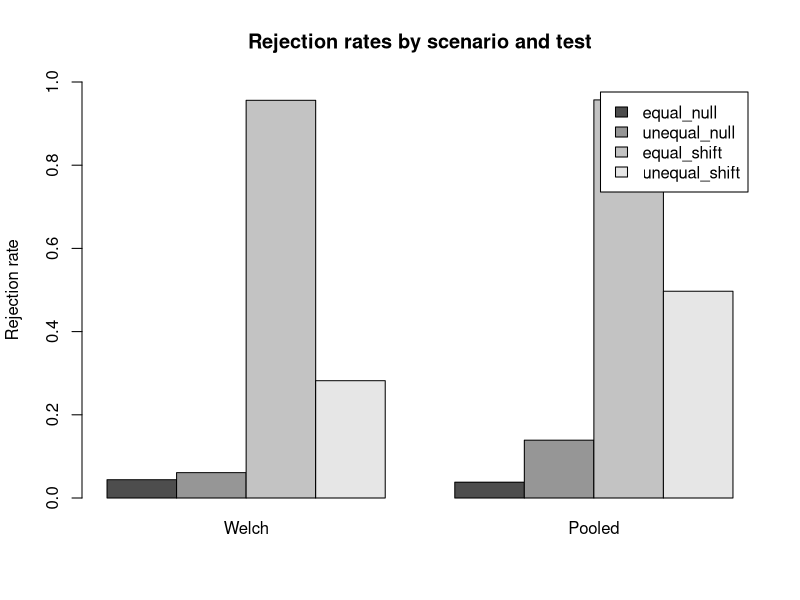

Recreate this plot in R.
# Homework 2

library(dplyr)
library(tidyr)
library(tibble)
library(readr)
library(stringr)
library(forcats)
library(purrr)

# Problem 1: Clean, validate, and summarize

sales_raw <- tibble(
  sale_id = 1:8,
  customer_id = c("C1", "C2", "C1", "C3", "C2", "C4", "C5", "C2"),
  item_raw = c(" Pen", "PEN ", "Notebook", " pen ",
               "FOLDER", "Folder ", " ERASER ", "pen"),
  amount_raw = c("$10.00", "$20.00", NA, "$15.00",
                 "$30.00", "$25.00", NA, "$20.00"),
  discount_raw = c("0%", "10%", "5%", "0%", "20%", "10%", "0%", "0%"),
  code_raw = c("ST-101", "ON-102", "ST-103", "ON-104",
               "bad", "ST-106", "ON-107X", "on-108"),
  tags = c("gift;urgent", "online", "gift", "member",
           "online;member", "gift", "member", "gift;member")
)

# Problem 1A

sales_clean <- sales_raw %>%
  mutate(
    item_clean = item_raw %>%
      str_trim() %>%
      str_replace_all("\\s+", " ") %>%
      str_to_lower(),
    amount = parse_number(amount_raw),
    discount_rate = parse_number(discount_raw) / 100,
    net_amount = amount * (1 - discount_rate),
    size = case_when(
      is.na(net_amount) ~ "unrecorded",
      net_amount >= 20 ~ "large",
      TRUE ~ "small"
    )
  )

# Display requested columns.
print(sales_clean %>%
        select(sale_id, item_clean, amount, discount_rate, net_amount, size))

# Problem 1B

sales_codes <- sales_clean %>%
  mutate(
    code_clean = str_to_upper(str_trim(code_raw)),
    valid_code = str_detect(code_clean, "^(ST|ON)-[0-9]{3}$")
  )

invalid_codes <- sales_codes %>%
  filter(!valid_code) %>%
  select(sale_id, code_raw, code_clean)

print(invalid_codes)

valid_code_parts <- sales_codes %>%
  filter(valid_code) %>%
  select(sale_id, code_clean) %>%
  separate_wider_delim(
    code_clean, delim = "-", names = c("channel", "number")
  ) %>%
  select(sale_id, channel, number)

print(valid_code_parts)

sale_tags <- sales_clean %>%
  select(sale_id, tags) %>%
  separate_longer_delim(tags, delim = ";")

print(sale_tags)

# separate_wider_delim() splits each input row into multiple columns;
# separate_longer_delim() splits delimited values into multiple rows.

# Problem 1C

customer_summary <- sales_clean %>%
  summarise(
    sales_n = n(),
    known_n = sum(!is.na(net_amount)),
    large_n = sum(net_amount >= 20, na.rm = TRUE),
    large_share = if (sum(!is.na(net_amount)) == 0) {
      NA_real_
    } else {
      sum(net_amount >= 20, na.rm = TRUE) / sum(!is.na(net_amount))
    },
    .by = customer_id
  ) %>%
  arrange(customer_id)

print(customer_summary)

# C1: numerator = number of C1 sales with known net_amount >= 20 (0);
# denominator = number of C1 sales with a known net_amount (1).
# Therefore C1's large_share is 0 / 1 = 0.

sales_factors <- sales_clean %>%
  mutate(
    item_factor = fct_infreq(factor(item_clean)),
    item_group = fct_lump_n(factor(item_clean), n = 2,
                            other_level = "Other")
  )

# Display levels and category counts for item_factor.
print(levels(sales_factors$item_factor))
print(sales_factors %>% count(item_factor, .drop = FALSE))

# Display levels and category counts for item_group.
print(levels(sales_factors$item_group))
print(sales_factors %>% count(item_group, .drop = FALSE))

# fct_infreq() reorders factor levels by frequency; it does not merge categories.
# fct_lump_n() keeps the n most frequent categories and combines the rest as Other.

# Problem 2: Missing Values and Joins

reports_raw <- tibble(
  form = c("A", "A", "A", "B", "B", "B"),
  line = c(1, 2, 3, 1, 2, 3),
  customer_id = c("C1", NA, "C2", "C3", NA, "C4"),
  round = c(1, 3, 1, 1, 2, 1),
  primary_amount = c(10, -999, 20, NA, 0, 30),
  backup_amount = c(NA, 15, 25, NA, 99, NA)
)

customers <- tibble(
  customer_id = c("C1", "C2", "C3", "C5"),
  region = c("North", "South", NA, "West")
)

# Problem 2A

reports_labeled <- reports_raw %>%
  arrange(form, line) %>%
  group_by(form) %>%
  fill(customer_id, .direction = "down") %>%
  ungroup()

reports_clean <- reports_labeled %>%
  mutate(
    primary_clean = na_if(primary_amount, -999),
    amount = coalesce(primary_clean, backup_amount)
  )

print(reports_clean %>%
        select(form, line, customer_id, round,
               primary_amount, backup_amount, amount))

# coalesce() uses the first non-missing value. A recorded primary amount,
# including zero, is not missing, so the backup is used only if primary is NA.

# Mark original rows before complete() adds absent customer-round combinations.
reports_marked <- reports_clean %>%
  select(customer_id, round, amount) %>%
  mutate(recorded_row = TRUE)

reports_complete <- reports_marked %>%
  complete(customer_id, round = 1:3,
           fill = list(recorded_row = FALSE)) %>%
  mutate(recorded_row = coalesce(recorded_row, FALSE)) %>%
  arrange(customer_id, round)

# Counts before completion.
before_n_rows <- nrow(reports_marked)
before_added_rows <- 0L
before_missing_amounts <- sum(is.na(reports_marked$amount))

# Counts after completion.
after_n_rows <- nrow(reports_complete)
after_added_rows <- sum(!reports_complete$recorded_row)
after_missing_amounts <- sum(is.na(reports_complete$amount))

completion_counts <- tibble(
  stage = c("Before completion", "After completion"),
  rows = c(before_n_rows, after_n_rows),
  added_rows = c(before_added_rows, after_added_rows),
  missing_amounts = c(before_missing_amounts, after_missing_amounts)
)
print(completion_counts)

# Explicit missing amount before completion: customer C3, round 1 (amount NA).
# Implicit absent customer-round before completion: C1, round 2 (no row).

# Problem 2B

# Check customer metadata IDs.
customer_id_check <- tibble(
  has_missing_id = any(is.na(customers$customer_id) |
                         str_trim(customers$customer_id) == ""),
  has_duplicate_id = anyDuplicated(customers$customer_id) > 0
)
print(customer_id_check)

# Check duplicate customer_id-round combinations in reports_clean.
duplicate_report_keys <- reports_clean %>%
  count(customer_id, round, name = "n") %>%
  filter(n > 1)
print(duplicate_report_keys)

customers_marked <- customers %>%
  mutate(customer_found = TRUE)

reports_joined <- reports_clean %>%
  left_join(
    customers_marked,
    by = join_by(customer_id),
    relationship = "many-to-one",
    na_matches = "never"
  ) %>%
  mutate(customer_found = coalesce(customer_found, FALSE))

print(reports_joined %>%
        select(customer_id, round, amount, region, customer_found))

reports_only_ids <- reports_clean %>%
  distinct(customer_id) %>%
  anti_join(
    customers %>% distinct(customer_id),
    by = join_by(customer_id),
    na_matches = "never"
  )
customers_only_ids <- customers %>%
  distinct(customer_id) %>%
  anti_join(
    reports_clean %>% distinct(customer_id),
    by = join_by(customer_id),
    na_matches = "never"
  )

print(reports_only_ids)
print(customers_only_ids)

# C3 has customer_found = TRUE despite region being NA: its metadata record
# exists, but its region is unknown. C4 has customer_found = FALSE: no matching
# customer metadata record exists, so its region is also NA for a different reason.

# ----------------------------
# Problem 2C
# ----------------------------

# The supplied PDF references customers_bad but does not define it.
# This illustrative table includes a duplicated C2 record (which duplicates
# a known amount) and conflicting C3 metadata. Replace this table if your
# instructor supplied a specific customers_bad dataset.
customers_bad <- tibble(
  customer_id = c("C1", "C2", "C2", "C3", "C3", "C5"),
  region = c("North", "South", "East", NA, "Central", "West")
)

reports_duplicated <- reports_clean %>%
  left_join(
    customers_bad,
    by = join_by(customer_id),
    relationship = "many-to-many",
    na_matches = "never"
  )

before_join_comparison <- tibble(
  stage = "reports_clean",
  rows = nrow(reports_clean),
  total_amount = sum(reports_clean$amount, na.rm = TRUE)
)
after_join_comparison <- tibble(
  stage = "reports_duplicated",
  rows = nrow(reports_duplicated),
  total_amount = sum(reports_duplicated$amount, na.rm = TRUE)
)
print(bind_rows(before_join_comparison, after_join_comparison))

# The repeated known-amount report is customer C2, round 1; its amount is
# counted twice because C2 has two matching metadata rows. The C3, round 1
# report is also duplicated, but its amount is NA and is ignored in the total.
# With relationship = "many-to-one", the join errors because C2 and C3 have
# multiple matches. Allowing many-to-many permits the join but does not resolve
# the conflicting metadata records.

reports_wide <- reports_complete %>%
  select(customer_id, round, amount) %>%
  mutate(round = paste0("round_", round)) %>%
  pivot_wider(
    names_from = round,
    values_from = amount,
    names_expand = TRUE
  ) %>%
  arrange(customer_id)

print(reports_wide)

# If pivoted back to long form with values_drop_na = TRUE, only rows with
# non-missing amounts remain. The number is calculated explicitly below.
reports_long_nonmissing <- reports_wide %>%
  pivot_longer(
    cols = starts_with("round_"),
    names_to = "round",
    values_to = "amount",
    values_drop_na = TRUE
  )
cat("Rows after pivoting back with values_drop_na = TRUE:",
    nrow(reports_long_nonmissing), "\n")

# Dropping NA values removes unknown amounts; it cannot recover them.

# Problem 3: Two-sample t-tests and simulation

# Problem 3A

two_sample_t <- function(x, y, equal_var = FALSE, alpha = 0.05) {
  nx <- length(x)
  ny <- length(y)
  x_bar <- mean(x)
  y_bar <- mean(y)
  s2x <- var(x)
  s2y <- var(y)
  
  if (equal_var) {
    sp2 <- ((nx - 1) * s2x + (ny - 1) * s2y) / (nx + ny - 2)
    se <- sqrt(sp2 * (1 / nx + 1 / ny))
    df <- nx + ny - 2
    method <- "Pooled"
  } else {
    se <- sqrt(s2x / nx + s2y / ny)
    df <- (s2x / nx + s2y / ny)^2 /
      ((s2x / nx)^2 / (nx - 1) + (s2y / ny)^2 / (ny - 1))
    method <- "Welch"
  }
  
  t_stat <- (x_bar - y_bar) / se
  p_value <- 2 * pt(abs(t_stat), df = df, lower.tail = FALSE)
  
  list(
    method = method,
    t_stat = t_stat,
    df = df,
    p_value = p_value,
    reject = p_value < alpha
  )
}

x_check <- c(12, 15, 14, 10, 13)
y_check <- c(9, 11, 8, 10, 7, 12, 9, 8)

welch_result <- two_sample_t(x_check, y_check)
pooled_result <- two_sample_t(x_check, y_check, equal_var = TRUE)

print(welch_result)
print(pooled_result)

welch_reference <- t.test(x_check, y_check, var.equal = FALSE)
pooled_reference <- t.test(x_check, y_check, var.equal = TRUE)

verification <- tibble(
  method = c("Welch", "Pooled"),
  t_diff = c(
    abs(welch_result$t_stat - unname(welch_reference$statistic)),
    abs(pooled_result$t_stat - unname(pooled_reference$statistic))
  ),
  df_diff = c(
    abs(welch_result$df - unname(welch_reference$parameter)),
    abs(pooled_result$df - unname(pooled_reference$parameter))
  ),
  p_value_diff = c(
    abs(welch_result$p_value - welch_reference$p.value),
    abs(pooled_result$p_value - pooled_reference$p.value)
  )
) %>%
  mutate(all_differences_below_1e_8 =
           t_diff < 1e-8 & df_diff < 1e-8 & p_value_diff < 1e-8)

print(verification)

# t_stat, df, and p_value should agree with t.test() to within 1e-8.

# Problem 3B

B <- 1000
n_x <- 20
n_y <- 40
alpha <- 0.05

scenarios <- data.frame(
  scenario = c("equal_null", "unequal_null",
               "equal_shift", "unequal_shift"),
  mean_x = c(0, 0, 0, 0),
  mean_y = c(0, 0, 1, 1),
  sd_x = c(1, 3, 1, 3),
  sd_y = c(1, 1, 1, 1)
)

# Set the seed once immediately before the simulation loops.
set.seed(2026)

# Two methods x B repetitions x four scenarios = 8000 rows.
simulation_results <- tibble(
  scenario = character(2 * B * nrow(scenarios)),
  replicate = integer(2 * B * nrow(scenarios)),
  method = character(2 * B * nrow(scenarios)),
  t_stat = numeric(2 * B * nrow(scenarios)),
  df = numeric(2 * B * nrow(scenarios)),
  p_value = numeric(2 * B * nrow(scenarios)),
  reject = logical(2 * B * nrow(scenarios))
)

row_i <- 1L
for (i in seq_len(nrow(scenarios))) {
  for (b in seq_len(B)) {
    x <- rnorm(n_x, mean = scenarios$mean_x[i], sd = scenarios$sd_x[i])
    y <- rnorm(n_y, mean = scenarios$mean_y[i], sd = scenarios$sd_y[i])
    
    result_welch <- two_sample_t(x, y, equal_var = FALSE, alpha = alpha)
    result_pooled <- two_sample_t(x, y, equal_var = TRUE, alpha = alpha)
    
    results_this_rep <- list(result_welch, result_pooled)
    for (result in results_this_rep) {
      simulation_results[row_i, ] <- tibble(
        scenario = scenarios$scenario[i],
        replicate = b,
        method = result$method,
        t_stat = result$t_stat,
        df = result$df,
        p_value = result$p_value,
        reject = result$reject
      )
      row_i <- row_i + 1L
    }
  }
}

print(head(simulation_results, 6))
cat("Total simulation rows:", nrow(simulation_results), "\n")

simulation_summary <- simulation_results %>%
  summarise(
    mean_t = mean(t_stat),
    sd_t = sd(t_stat),
    rejection_rate = mean(reject),
    .by = c(scenario, method)
  ) %>%
  mutate(
    mean_t = round(mean_t, 3),
    sd_t = round(sd_t, 3),
    rejection_rate = round(rejection_rate, 3)
  ) %>%
  arrange(match(scenario, scenarios$scenario), method)

print(simulation_summary)

# Optional plot of rejection rates by scenario and method.
simulation_summary_plot <- simulation_results %>%
  summarise(
    rejection_rate = mean(reject),
    .by = c(scenario, method)
  )

barplot(
  height = matrix(
    simulation_summary_plot$rejection_rate,
    nrow = length(unique(simulation_summary_plot$scenario)),
    byrow = TRUE,
    dimnames = list(
      unique(simulation_summary_plot$scenario),
      unique(simulation_summary_plot$method)
    )
  ),
  beside = TRUE,
  legend.text = TRUE,
  ylab = "Rejection rate",
  main = "Rejection rates by scenario and test",
  ylim = c(0, 1)
)

# Short report (simulation rates vary slightly from run to run):
# Under both null scenarios, rejection rates should be near 0.05; a substantial
# departure indicates possible Type I error inflation or conservatism, especially
# when population variances differ and sample sizes are unequal. When the means
# differ by one, rejection rates increase, reflecting greater power to detect
# the difference. Higher power alone is not enough to judge a test because a
# test that rejects too often under the null can appear powerful while having
# an inflated Type I error rate.
